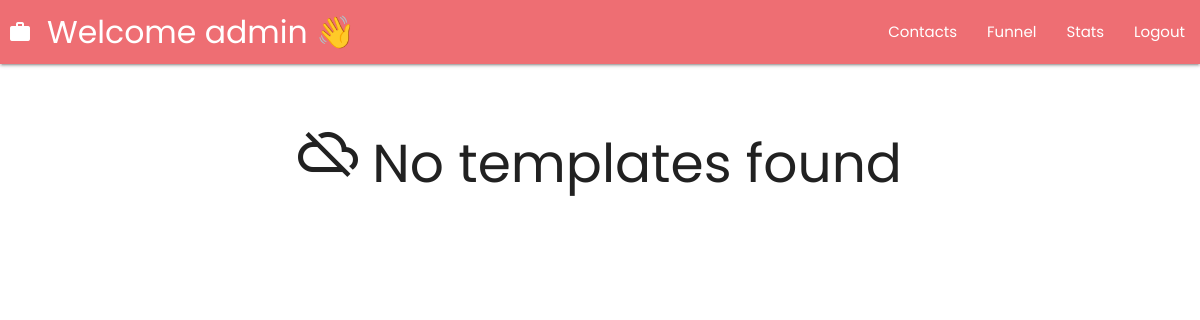
/funnels/viewcustomtem/ (signed in), run on an earlier commit of the app's database.
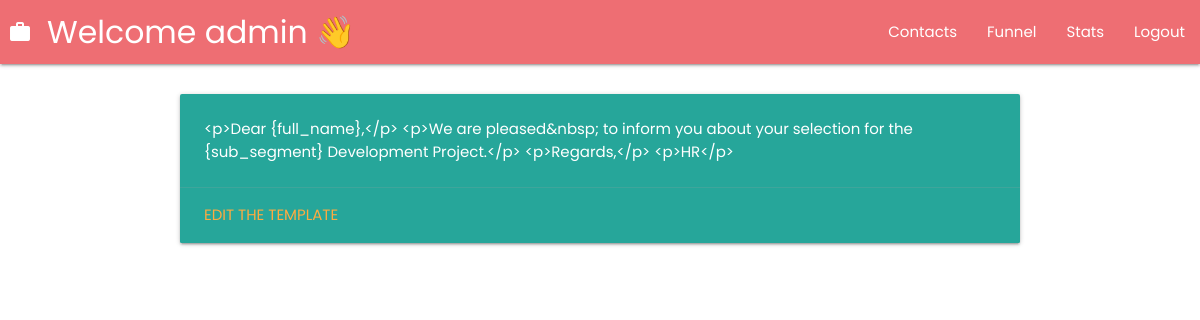
And on a later commit of the database.
### funnels/models.py (models this page shows, shortened)
class DefaultTemplates(models.Model):
    template = models.TextField()

### funnels/views.py (the view)
# urls.py: path('viewcustomtem/',views.displaycustomtemplate,name='displaycustomtemplate'),
@login_required(login_url='/')
def displaycustomtemplate(request):
     all_templates_objs = DefaultTemplates.objects.all()
     return render(request,'viewtemplates.html',{'objs':all_templates_objs})

### funnels/templates/viewtemplates.html
{% extends "base.html" %}
{% load materializecss %}
{% block content %}
<div class="container">
    {% if objs %}
        {% for obj in objs %}
        <div class="card teal lighten-1">
            <div class="card-content white-text">
                <p>{{ obj.template }}</p>
            </div>
            <div class="card-action">
                <a href="{% url 'funnels:editcustomtemplate' obj.id %}">
                    Edit the template
                </a>
            </div>
        </div>
        {% endfor %}
    {% else %}
    <h2 style="text-align: center;"><i class="material-icons medium">cloud_off</i> No templates found</h2>
    {% endif %}
</div>
{% endblock %}

What changed in the data, as far as the page shows it:
added DefaultTemplates: template "<p>Dear {full_name},</p> <p>We are pleased&nbsp; to inform you about your selection for the {sub_segment} Development Project.</p> <p>Regards,</p> <p>HR</p>"
Also different on the page:
text no longer shown: "No templates found"
